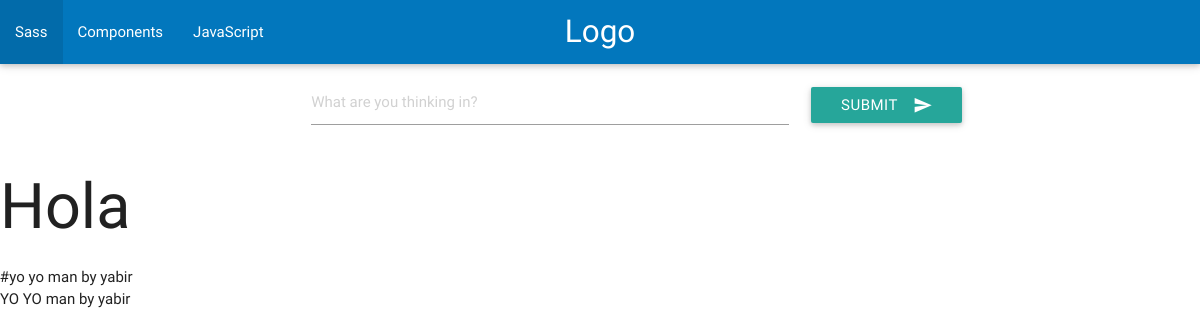
The page /me/ (signed in) on the database as committed earlier.
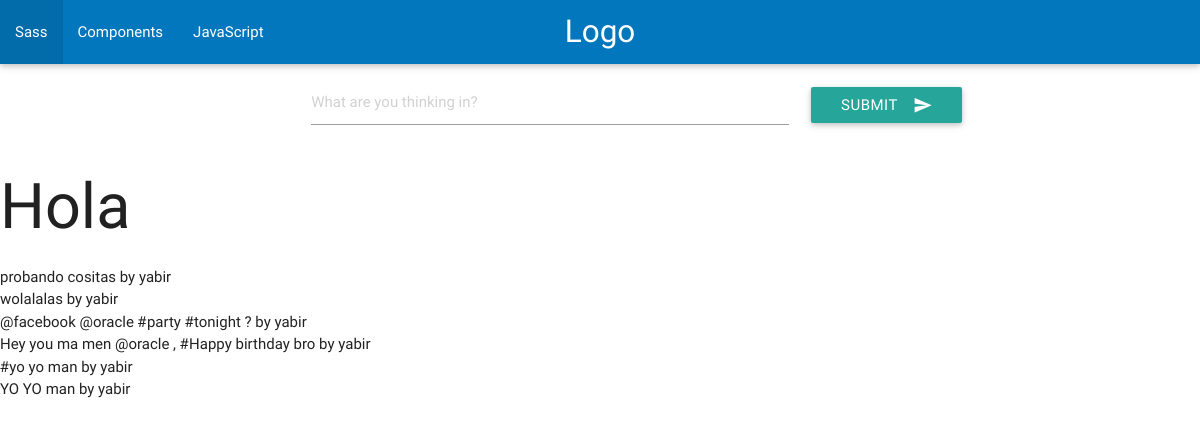
The same page on the database as committed later.
### social/models.py (models this page shows, shortened)
class Message(models.Model):
    def user_directory_path(instance, filename):
        return 'user_{0}/{1}'.format(instance.author.user.username, filename)
    message = models.CharField(blank=False, max_length=180)
    author = models.ForeignKey(Profile, related_name = "author")
    mentions = models.ManyToManyField(Profile, related_name = "mentions", blank = True)
    hashtag = models.ManyToManyField(Hashtag, blank = True)
    likes = models.IntegerField(blank=True, null=True)
    favorites = models.IntegerField(blank=True, null=True)
    image1 = models.ImageField(upload_to=user_directory_path, blank= True)
    created = models.DateTimeField(auto_now_add=True)
    updated = models.DateTimeField(auto_now=True)
    def __str__(self):
        return self.message + " by " + self.author.user.username

class Profile(models.Model):
    user = models.OneToOneField(User, related_name = "author")
    following = models.ManyToManyField("self", related_name = "following", blank= True)
    followers = models.ManyToManyField("self", related_name = "followers", blank= True)

### social/views.py (the view)
@login_required
def profile(request):
    response = {}
    if request.user.is_authenticated():
        profile = Profile.objects.get(user = request.user)
        messages = Message.objects.all().filter(author = profile).order_by("-pk")
        response["messages"] = messages
    return render_to_response("user/profile.html", response, RequestContext(request))

### social/templates/user/profile.html
{% extends "base.html" %}
{% block main %}
  <h1>Hola</h1>
  <ul>
    {% for message in messages %}
        <li>{{message}}</li>
    {% endfor %}
  </ul>
{% endblock main %}

### social/templates/base.html (shortened to what this page needs)
{% load staticfiles %}<!DOCTYPE html>
<html>
  <head>
    <link type="text/css" rel="stylesheet" href="{% static 'css/materialize.min.css' %}"  media="screen,projection"/>
    <link type="text/css" rel="stylesheet" href="{% static 'css/main.css' %}"  media="screen,projection"/>
  </head>
  <body>
    <nav class="light-blue darken-3">
      <div class="nav-wrapper">
        <a href="#" class="brand-logo center">Logo</a>
        <ul id="nav-mobile" class="left hide-on-med-and-down">
          <li><a href="sass.html">Sass</a></li>
          <li><a href="badges.html">Components</a></li>
          <li><a href="collapsible.html">JavaScript</a></li>
        </ul>
      </div>
    </nav>
    <form class="" action="{% url 'publish' %}" method="post">
      <div class="row" id = "form">
        <div class="col s7 offset-s1 m5 offset-m3">
          <input type="text" name="text" value="" placeholder="What are you thinking in?">
        </div>
        <div class="col s2 m2">
          <button class="btn waves-effect waves-light"  id = "publish" type="submit" name="button">Submit
            <i class="material-icons right">send</i>
          </button>
        </div>
      </div>
    </form>
    {% block main %}
    {% endblock main %}
  </body>
</html>

### social/static/css/main.css (style rules this page uses)
#form { margin-top: 1em; }
#publish { margin-top: 0.5em; }

Rows that differ between the two databases and show on the page:
added Message: message+author "probando cositas by yabir"
added Message: message+author "wolalalas by yabir"
added Message: message+author "@facebook @oracle #party #tonight ? by yabir"
added Message: message+author "Hey you ma men @oracle , #Happy birthday bro by yabir"
